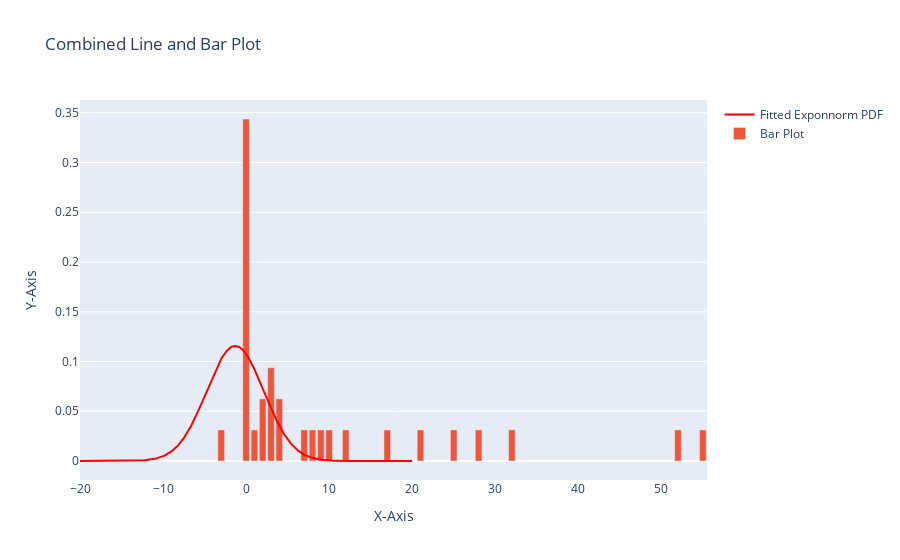

Notebook cell for this chart:
### Code cell
import numpy as np
import plotly.graph_objs as go
from scipy.stats import exponnorm
from scipy.optimize import curve_fit

def exponnorm_pdf(x, loc, scale, K):
    return exponnorm.pdf(x, K, loc=loc, scale=scale)

value_counts = pd.Series(Y_test.astype("int32")).value_counts(normalize=True)

# Create a DataFrame for plotting
df = pd.DataFrame({'Class': value_counts.index, 'Percentage': value_counts.values})

# Create a figure
fig = go.Figure()
x = np.linspace(-20, 20, 1000)

# Add the line plot
fig.add_trace(go.Scatter(x=x, y=exponnorm_pdf(x, loc = loc_hat, scale = scale_hat, K = rate_hat), 
                         mode='lines', name='Fitted Exponnorm PDF', line=dict(color='red')))

# Add the bar plot
fig.add_trace(go.Bar(x=df['Class'], y=df['Percentage'], name='Bar Plot'))

# Update layout and labels
fig.update_layout(title='Combined Line and Bar Plot', xaxis=dict(title='X-Axis'), yaxis=dict(title='Y-Axis'))

# Show the combined plot
fig.show()

### Figure 1 — Plotly figure (JSON) as saved in the notebook; plotly's stock layout.template omitted (floating-point values rounded to 4 significant figures; data arrays with more than 128 entries replaced by an {"elided": "..."} marker saying what was removed)
{"data": [{"line": {"color": "red"}, "mode": "lines", "name": "Fitted Exponnorm PDF", "type": "scatter", "x": {"elided": "1000 float values"}, "y": {"elided": "1000 float values"}}, {"name": "Bar Plot", "type": "bar", "x": [0, 3, 2, 4, 12, 28, 7, 17, 10, -3, 9, 21, 52, 32, 8, 1, 55, 25], "y": [0.3438, 0.09375, 0.0625, 0.0625, 0.03125, 0.03125, 0.03125, 0.03125, 0.03125, 0.03125, 0.03125, 0.03125, 0.03125, 0.03125, 0.03125, 0.03125, 0.03125, 0.03125]}], "layout": {"title": {"text": "Combined Line and Bar Plot"}, "xaxis": {"title": {"text": "X-Axis"}}, "yaxis": {"title": {"text": "Y-Axis"}}}}
